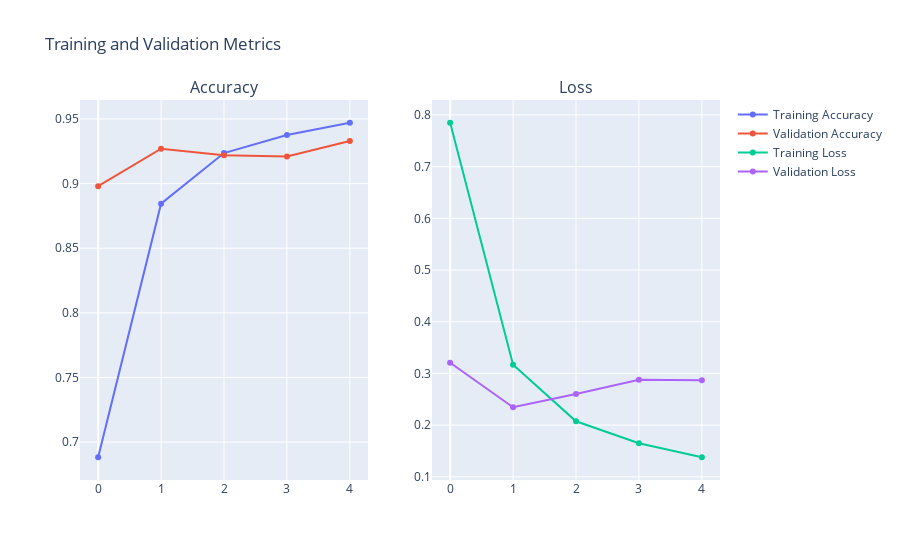

The code cell stored with this chart in its notebook:
### Code cell
# plot the training and validation accuracy and loss in a single plotly 
from plotly.subplots import make_subplots
import plotly.graph_objects as go
fig = make_subplots(rows=1, cols=2, subplot_titles=("Accuracy", "Loss"))
fig.add_trace(go.Scatter(y=history.history['accuracy'], mode='lines+markers', name='Training Accuracy'), row=1, col=1)
fig.add_trace(go.Scatter(y=history.history['val_accuracy'], mode='lines+markers', name='Validation Accuracy'), row=1, col=1)
fig.add_trace(go.Scatter(y=history.history['loss'], mode='lines+markers', name='Training Loss'), row=1, col=2)
fig.add_trace(go.Scatter(y=history.history['val_loss'], mode='lines+markers', name='Validation Loss'), row=1, col=2)
fig.update_layout(title_text="Training and Validation Metrics", showlegend=True)
fig.show()

### Figure 1 — Plotly figure (JSON) as saved in the notebook; plotly's stock layout.template omitted (floating-point values rounded to 4 significant figures)
{"data": [{"mode": "lines+markers", "name": "Training Accuracy", "type": "scatter", "xaxis": "x", "y": [0.6883, 0.8845, 0.9236, 0.9376, 0.9471], "yaxis": "y"}, {"mode": "lines+markers", "name": "Validation Accuracy", "type": "scatter", "xaxis": "x", "y": [0.898, 0.927, 0.922, 0.921, 0.933], "yaxis": "y"}, {"mode": "lines+markers", "name": "Training Loss", "type": "scatter", "xaxis": "x2", "y": [0.7849, 0.3169, 0.2074, 0.165, 0.1378], "yaxis": "y2"}, {"mode": "lines+markers", "name": "Validation Loss", "type": "scatter", "xaxis": "x2", "y": [0.3206, 0.2346, 0.2604, 0.2877, 0.2866], "yaxis": "y2"}], "layout": {"annotations": [{"font": {"size": 16}, "showarrow": false, "text": "Accuracy", "x": 0.225, "xanchor": "center", "xref": "paper", "y": 1, "yanchor": "bottom", "yref": "paper"}, {"font": {"size": 16}, "showarrow": false, "text": "Loss", "x": 0.775, "xanchor": "center", "xref": "paper", "y": 1, "yanchor": "bottom", "yref": "paper"}], "showlegend": true, "title": {"text": "Training and Validation Metrics"}, "xaxis": {"anchor": "y", "domain": [0, 0.45]}, "xaxis2": {"anchor": "y2", "domain": [0.55, 1]}, "yaxis": {"anchor": "x", "domain": [0, 1]}, "yaxis2": {"anchor": "x2", "domain": [0, 1]}}}
